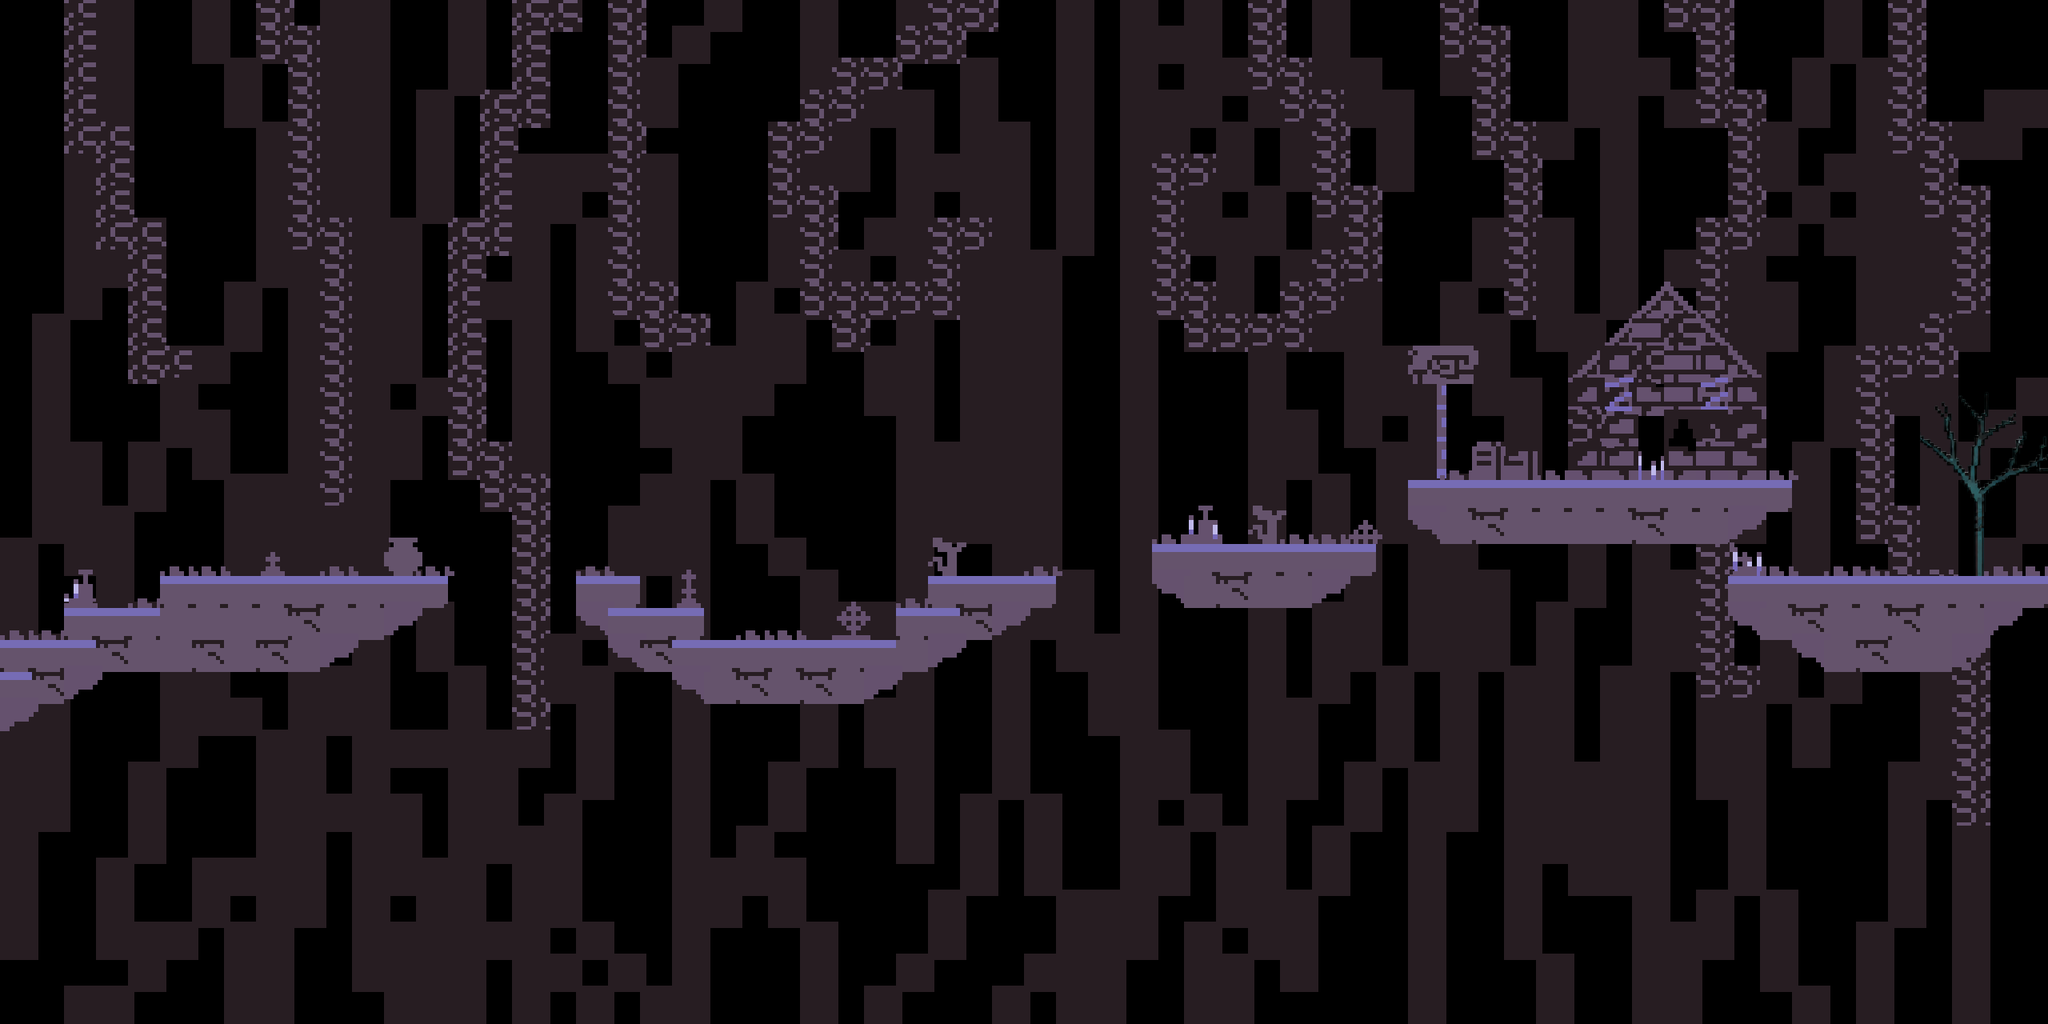

This is a level from a 2D game, rendered from its Tiled map with the project's own tilesets. A one-line summary and the map file follow, with tile-layer data summarised:
An orthogonal 64x32 tile map with 40x40 px tiles, 3 tile layers (back, detais, tile layer 1), 3 tilesets and 18 objects.

<map version="1.10" tiledversion="1.12.2" orientation="orthogonal" renderorder="right-down" width="64" height="32" tilewidth="40" tileheight="40" infinite="0" nextlayerid="14" nextobjectid="51">
 <editorsettings>
  <export target="level2.lua" format="lua" />
 </editorsettings>
 <tileset firstgid="1" name="plats" tilewidth="40" tileheight="40" tilecount="375" columns="25">
  <image source="title_001.png" width="1000" height="600" />
 </tileset>
 <tileset firstgid="376" name="details" tilewidth="48" tileheight="48" tilecount="294" columns="14">
  <image source="details_001.png" width="716" height="1008" />
 </tileset>
 <tileset firstgid="670" name="oth" tilewidth="40" tileheight="40" tilecount="950" columns="38">
  <image source="oth.png" width="1536" height="1024" />
 </tileset>
 <layer id="3" name="back" width="64" height="32">
  <data>[2048 cells, 1025 non-empty, 5 distinct tile ids]</data>
 </layer>
 <layer id="6" name="detais" width="64" height="32">
  <data>[2048 cells, 87 non-empty, 45 distinct tile ids]</data>
 </layer>
 <layer id="1" name="tile layer 1" width="64" height="32">
  <data>[2048 cells, 128 non-empty, 5 distinct tile ids]</data>
 </layer>
 <objectgroup id="7" name="end">
  <object id="38" x="2472" y="503" width="79" height="217" />
 </objectgroup>
 <objectgroup id="8" name="start">
  <object id="39" x="239" y="673" width="40" height="45" />
 </objectgroup>
 <objectgroup id="4" name="enemies">
  <object id="24" x="1518.67" y="634.667" width="45.3333" height="44.6667" />
  <object id="25" x="1965.67" y="556.667" width="42.6667" height="44" />
  <object id="26" x="1202" y="674" width="34" height="42" />
  <object id="49" x="960" y="778" />
 </objectgroup>
 <objectgroup id="2" name="Platforms">
  <object id="27" x="0" y="800" width="100" height="39" />
  <object id="28" x="81" y="760" width="129" height="77" />
  <object id="29" x="203" y="725" width="351" height="122" />
  <object id="30" x="721" y="724" width="75" height="77" />
  <object id="31" x="796" y="764" width="80" height="73" />
  <object id="32" x="840" y="804" width="290" height="68" />
  <object id="33" x="1123" y="764" width="85" height="93" />
  <object id="34" x="1163" y="725" width="159" height="96" />
  <object id="35" x="1443" y="684" width="271" height="98" />
  <object id="36" x="1762" y="602" width="475" height="32" />
  <object id="37" x="2161.5" y="722.5" width="395.5" height="36.5" />
 </objectgroup>
 <objectgroup id="9" name="eyes" />
 <objectgroup id="10" name="tentacle" />
 <objectgroup id="11" name="Boss" />
 <objectgroup id="12" name="active" />
 <objectgroup id="13" name="block">
  <object id="50" x="2449.33" y="433.333" width="17.3333" height="288" />
 </objectgroup>
</map>
